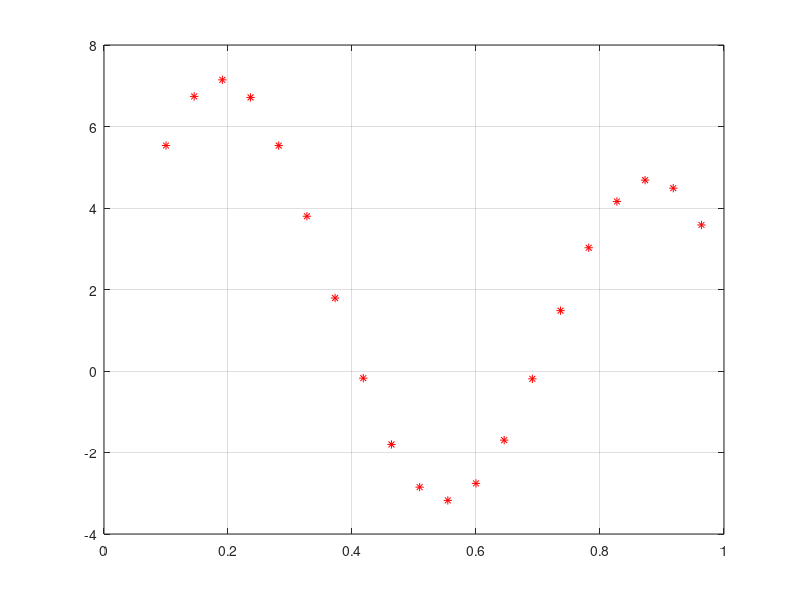

Here is the MATLAB script that generated this plot: (Note: this script raises an error after producing the figure.)
x = (0.1:1/22:1);
d = (1 + 1.5*sin(3*pi*x/2)) + 2.5*sin(2.8*pi*x)/0.5;
figure(1), plot(x, d, 'r*'), grid on;
% hidden layer weigths
w1 = randn(1);
w2 = randn(1);
b = randn(1);
% r1 = 0.152; % Good hand picked r values
% r2 = 0.126;
c1 = 0.190909;   %0.192
c2 = 0.872727;  %0.877
% step
n = 0.2;
errorStep = 0.000001
%% finding centers automatically
[pks,locs,w,p] = findpeaks(d)
pksCount = length(pks);
c = zeros(1,pksCount)
rc = zeros(1,pksCount) % Indexes of peaks
peaks = 1;
for indx = 1:length(d)
    if pksCount+1 == peaks
        break;
    elseif d(indx) == pks(peaks)
            c(peaks) = x(indx)
            rc(peaks) = indx;
            peaks = peaks + 1;
    end
end
%% Network's response
cycleCount = 0;
       nc = 1;
       r1 = x(rc(1)+nc)-c(1);
       r2 = c(2) - x(rc(2)-nc);
       nc = nc+1;
%% Multiple smaller iterations of traning using different r1 and r2 values if error is above 0.4
for ind = 1:100;
for indx = 1:length(x)
   f1_1 = exp(-(x(indx)-c(1))^2/(2*r1^2));
   f2_1 = exp(-(x(indx)-c(2))^2/(2*r2^2));
   y = f1_1*w1+f2_1*w2+b;
   e = d(indx) - y;
   % Weight update
   w1 = w1 + n*e*f1_1;
   w2 = w2 + n*e*f2_1;
   b = b+n*e;
   % center update
   cycleCount = cycleCount+1;
end
end
if e > 0.35
       r1 = x(rc(1)+nc)-c(1);
       r2 = c(2) - x(rc(2)-nc);
       nc = nc+1;
for ind = 1:100;
for indx = 1:length(x)
   f1_1 = exp(-(x(indx)-c(1))^2/(2*r1^2));
   f2_1 = exp(-(x(indx)-c(2))^2/(2*r2^2));
   y = f1_1*w1+f2_1*w2+b;
   e = d(indx) - y;
   % Weight update
   w1 = w1 + n*e*f1_1;
   w2 = w2 + n*e*f2_1;
   b = b+n*e;
   % center update
   cycleCount = cycleCount+1;
end
end
end
if e > 0.35
       r1 = x(rc(1)+nc)-c(1);
       r2 = c(2) - x(rc(2)-nc);
       nc = nc+1;
for ind = 1:100;
for indx = 1:length(x)
   f1_1 = exp(-(x(indx)-c(1))^2/(2*r1^2));
   f2_1 = exp(-(x(indx)-c(2))^2/(2*r2^2));
   y = f1_1*w1+f2_1*w2+b;
   e = d(indx) - y;
   % Weight update
   w1 = w1 + n*e*f1_1;
   w2 = w2 + n*e*f2_1;
   b = b+n*e;
   % center update
   cycleCount = cycleCount+1;
end
end
end
if e > 0.35
       r1 = x(rc(1)+nc)-c(1);
       r2 = c(2) - x(rc(2)-nc);
       nc = nc+1;
for ind = 1:100;
for indx = 1:length(x)
   f1_1 = exp(-(x(indx)-c(1))^2/(2*r1^2));
   f2_1 = exp(-(x(indx)-c(2))^2/(2*r2^2));
   y = f1_1*w1+f2_1*w2+b;
   e = d(indx) - y;
   % Weight update
   w1 = w1 + n*e*f1_1;
   w2 = w2 + n*e*f2_1;
   b = b+n*e;
   % center update
   cycleCount = cycleCount+1;
end
end
end


% very gradual increases of r1 and r2 to improve training result even
% further, improvement is very minimal.
for inda = 1:10000;
    if e > 0.355
       r1 = r1 - errorStep;
       r2 = r2 - errorStep;

for indx = 1:length(x)
   f1_1 = exp(-(x(indx)-c(1))^2/(2*r1^2));
   f2_1 = exp(-(x(indx)-c(2))^2/(2*r2^2));
   y = f1_1*w1+f2_1*w2+b;
   e = d(indx) - y;
   % Weight update
   w1 = w1 + n*e*f1_1;
   w2 = w2 + n*e*f2_1;
   b = b+n*e;
   % center update
   cycleCount = cycleCount+1;
end  
end
end


%% Test

for indx = 1:length(x)
   f1_1 = exp(-(x(indx)-c1)^2/(2*r1^2));
   f2_1 = exp(-(x(indx)-c2)^2/(2*r2^2));
   y = f1_1*w1+f2_1*w2+b;
   yfin = y;
   Yt(indx) = yfin;
   
end

figure
ylim([0,5])
plot(x, d, 'r*',x, Yt), grid on;